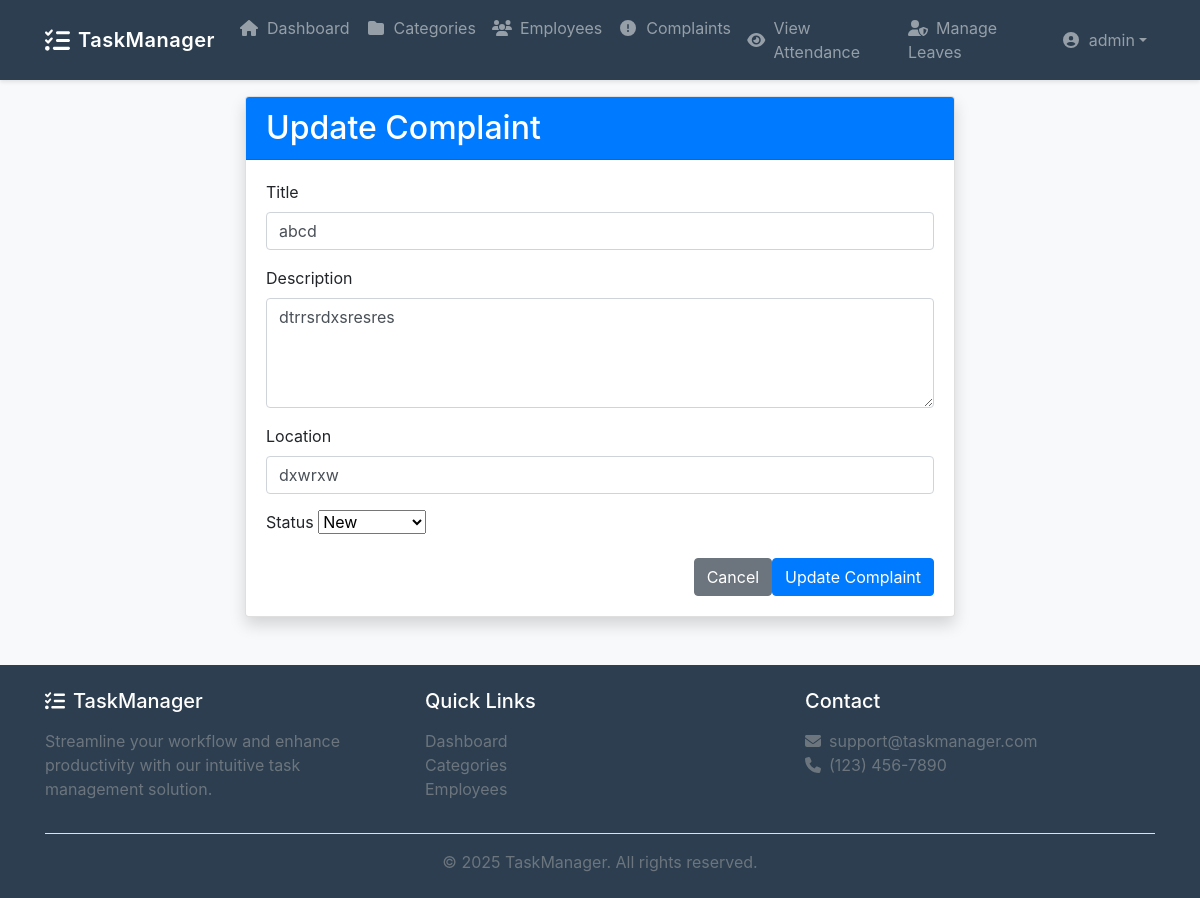
The app's page /complains/1/update/ (signed in) with its own data.
### people_management/models.py (models this page shows, shortened)
class Complains(models.Model):
    COMPLAIN_STATUS = [
            ('new', 'New'),
            ('in_progress', 'In Progress'),
            ('resolved', 'Resolved'),
            ('closed', 'Closed'),
    ]
    user = models.ForeignKey(User, on_delete=models.CASCADE)
    title = models.CharField(max_length=255)
    description = models.TextField()
    location = models.CharField(max_length=255, help_text="Enter the location of the issue",null=True, blank=True)
    status = models.CharField(max_length=20, choices=COMPLAIN_STATUS, default='new')
    created_at = models.DateTimeField(auto_now_add=True)
    updated_at = models.DateTimeField(auto_now=True)

### people_management/views.py (the view, shortened to what this page needs)
# urls.py: path('complains/<int:complain_id>/update/', views.update_complain, name='update_complain'),
@login_required
def update_complain(request , complain_id):
    complain = get_object_or_404(Complains, id=complain_id, user=request.user)
    return render(request, 'people_management/update_complain.html', {'complain': complain})

### people_management/templates/people_management/update_complain.html (shortened to what this page needs)
{% extends "task_management_system_app/base.html" %}
{% block content %}
<div class="container py-4">
  <div class="row">
    <div class="col-md-8 offset-md-2">
      <div class="card shadow">
        <div class="card-header bg-primary text-white">
          <h2 class="mb-0 fs-4">Update Complaint</h2>
        </div>
        <div class="card-body">
          <form method="post">
            <div class="mb-3">
              <label for="title" class="form-label">Title</label>
              <input type="text" class="form-control" id="title" name="title" value="{{ complain.title }}" required>
            </div>
            <div class="mb-3">
              <label for="description" class="form-label">Description</label>
              <textarea class="form-control" id="description" name="description" rows="4" required>{{ complain.description }}</textarea>
            </div>
            <div class="mb-3">
              <label for="location" class="form-label">Location</label>
              <input type="text" class="form-control" id="location" name="location" value="{{ complain.location }}">
            </div>
            <div class="mb-3">
              <label for="status" class="form-label">Status</label>
              <select class="form-select" id="status" name="status">
                <option value="new" {% if complain.status == 'new' %}selected{% endif %}>New</option>
              </select>
            </div>
            <div class="d-grid gap-2 d-md-flex justify-content-md-end">
              <a href="{% url 'complain_list' %}" class="btn btn-secondary me-md-2">Cancel</a>
              <button type="submit" class="btn btn-primary">Update Complaint</button>
            </div>
          </form>
        </div>
      </div>
    </div>
  </div>
</div>
{% endblock %}

### task_management_system_app/templates/task_management_system_app/base.html (shortened to what this page needs)
<!DOCTYPE html>
<html lang="en">
  <head>
    <link
      rel="stylesheet"
      href="https://maxcdn.bootstrapcdn.com/bootstrap/4.5.2/css/bootstrap.min.css"
    />
    <link
      rel="stylesheet"
      href="https://cdnjs.cloudflare.com/ajax/libs/font-awesome/5.15.3/css/all.min.css"
    />
    <link
      rel="stylesheet"
      href="https://cdnjs.cloudflare.com/ajax/libs/font-awesome/6.4.0/css/all.min.css"
    />
  </head>
  <body>
    <nav class="navbar navbar-expand-lg navbar-dark fixed-top">
      <div class="container">
        {% if user.is_superuser %}
        <a
          class="navbar-brand d-flex align-items-center"
          href="{% url 'dashboard' %}"
        >
          <i class="fas fa-tasks fa-lg mr-2"></i>
          <span class="d-none d-sm-inline">TaskManager</span>
        </a>
        {% endif %}
        <div class="collapse navbar-collapse" id="navbarNav">
          <ul class="navbar-nav mr-auto">
            {% if user.is_superuser %}
            <li class="nav-item">
              <a
                class="nav-link d-flex align-items-center"
                href="{% url 'dashboard' %}"
              >
                <i class="fas fa-home fa-fw mr-2"></i>
                <span>Dashboard</span>
              </a>
            </li>
            {% endif %} {% if user.is_superuser %}
            <li class="nav-item">
              <a
                class="nav-link d-flex align-items-center"
                href="{% url 'category_list' %}"
              >
                <i class="fas fa-folder fa-fw mr-2"></i>
                <span>Categories</span>
              </a>
            </li>
            {% endif %} {% if user.is_superuser %}
            <li class="nav-item">
              <a
                class="nav-link d-flex align-items-center"
                href="{% url 'employee_list' %}"
              >
                <i class="fas fa-users fa-fw mr-2"></i>
                <span>Employees</span>
              </a>
            </li>
            {% endif %}
            {% if user.is_superuser %}
            <li class="nav-item">
              <a
                class="nav-link d-flex align-items-center"
                href="{% url 'complain_list' %}"
              >
                <i class="fas fa-exclamation-circle fa-fw mr-2"></i>
                <span>Complaints</span>
              </a>
            </li>
            {% endif %}
            {% if user.is_superuser %}
            <li class="nav-item">
              <a
                class="nav-link d-flex align-items-center"
                href="{% url 'attendance_list' %}"
              >
                <i class="fas fa-eye fa-fw mr-2"></i>
                <span>View Attendance</span>
              </a>
            </li>
            {% endif %}
            {% if user.is_superuser %}
            <li class="nav-item">
              <a class="nav-link" href="{% url 'leave_review_list' %}">
                <i class="fas fa-user-shield mr-2"></i>Manage Leaves
              </a>
            </li>
            {% endif %}
          </ul>
          <ul class="navbar-nav ml-auto">
            {% if user.is_authenticated %}
            <li class="nav-item dropdown">
              <a
                class="nav-link dropdown-toggle d-flex align-items-center"
                href="#"
                id="userMenu"
                data-toggle="dropdown"
              >
                <i class="fas fa-user-circle fa-fw mr-2"></i>
                <span>{{ user.username }}</span>
              </a>
            </li>
            {% endif %}
          </ul>
        </div>
      </div>
    </nav>
    <main class="flex-grow-1 mt-5 pt-4">
      <div class="container">
         {% block content %}{% endblock %}
      </div>
    </main>
    <footer class="footer py-4 mt-4">
      <div class="container">
        <div class="row">
          <div class="col-md-4 mb-4 mb-md-0">
            <h5 class="text-white mb-3">
              <i class="fas fa-tasks mr-2"></i>TaskManager
            </h5>
            <p class="text-muted">
              Streamline your workflow and enhance productivity with our
              intuitive task management solution.
            </p>
          </div>
          <div class="col-md-4 mb-4 mb-md-0">
            <h5 class="text-white mb-3">Quick Links</h5>
            <ul class="list-unstyled">
              <li>
                <a class="text-muted" href="{% url 'dashboard' %}">Dashboard</a>
              </li>
              <li>
                <a class="text-muted" href="{% url 'category_list' %}"
                  >Categories</a
                >
              </li>
              <li>
                <a class="text-muted" href="{% url 'employee_list' %}"
                  >Employees</a
                >
              </li>
            </ul>
          </div>
          <div class="col-md-4">
            <h5 class="text-white mb-3">Contact</h5>
            <ul class="list-unstyled">
              <li class="text-muted">
                <i class="fas fa-envelope mr-2"></i>support@taskmanager.com
              </li>
              <li class="text-muted">
                <i class="fas fa-phone mr-2"></i>(123) 456-7890
              </li>
            </ul>
          </div>
        </div>
        <div class="border-top pt-3 mt-3 text-center">
          <p class="text-muted mb-0">
            &copy; {% now "Y" %} TaskManager. All rights reserved.
          </p>
        </div>
      </div>
    </footer>
  </body>
</html>

### task_management_system_app/templates/task_management_system_app/base.html (style rules this page uses)
:root { --primary-color: #3498db; --secondary-color: #2c3e50; --accent-color: #e74c3c; }
body { min-height: 100vh; display: flex; flex-direction: column; background-color: #f8f9fa; }
.navbar { background-color: var(--secondary-color) !important; box-shadow: 0 2px 4px rgba(0, 0, 0, 0.1); }
.navbar-brand { font-weight: 600; letter-spacing: 0.5px; }
.nav-link { transition: all 0.3s ease; position: relative; }
.footer { background-color: var(--secondary-color); margin-top: auto; }

### records on screen
Complains: title "abcd", description "dtrrsrdxsresres", location "dxwrxw", status "New"

### other values on screen
{{ user.username }} "admin"
